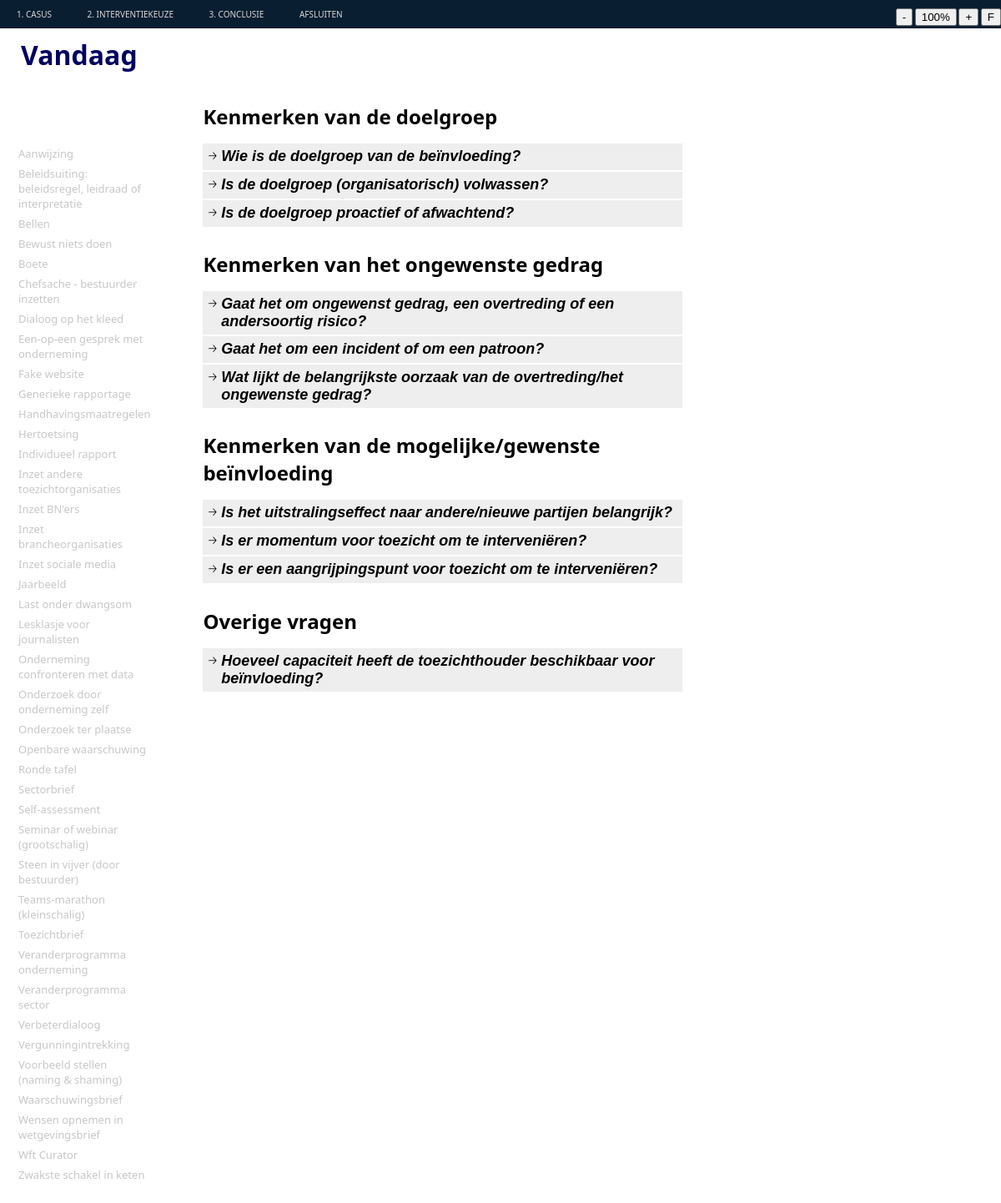
The app's page /worksession/1/simultaneous (signed in), older data.
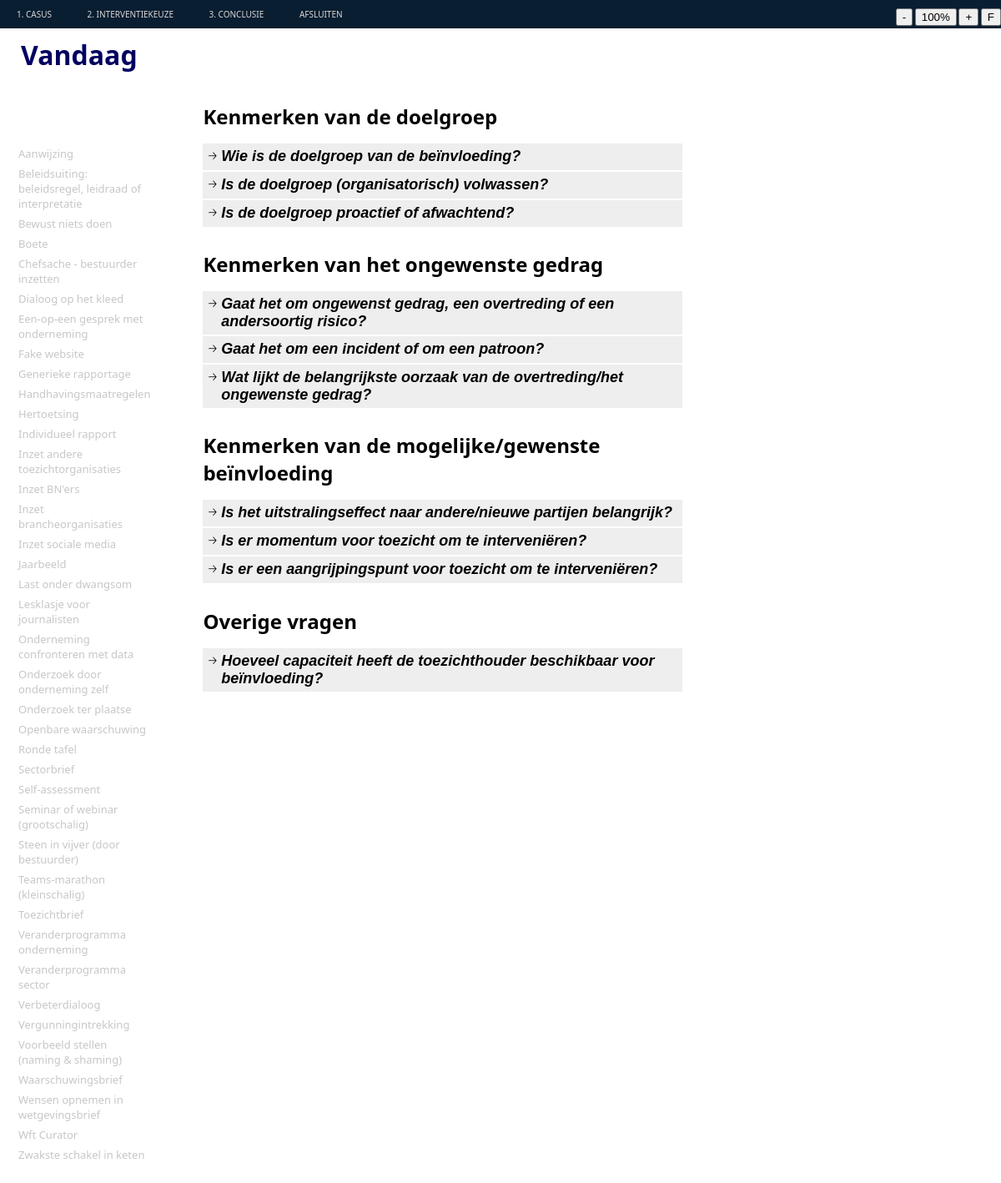
The same page, newer data.
### interventie2/models.py (models this page shows, shortened)
class QuestionSet(db.Model):
    __tablename__ = 'question_sets'
    id            = db.Column(db.Integer, primary_key=True)
    name          = db.Column(db.String(500), nullable=False)
    description   = db.Column(db.String(2000), nullable=False, default="")
    owner_id      = db.Column(db.Integer, db.ForeignKey('users.id'), nullable=False) #references users.id
    date_created  = db.Column(db.DateTime(timezone=True), server_default=func.now())
    date_modified = db.Column(db.DateTime(timezone=True), server_default=func.now())
    default_process_id = db.Column(db.Integer, db.ForeignKey('processes.id'), nullable=False, default=1)
    default_instruments_visible = db.Column(db.Boolean, nullable=False, default=True)
    default_tags_visible = db.Column(db.Boolean, nullable=False, default=False)
    default_allow_weights = db.Column(db.Boolean, nullable=False, default=False)
    color         = db.Column(db.String(7))
    text_color    = db.Column(db.String(7))
    forbidden_tags = relationship('Tag', secondary='question_set_forbidden_tags')
    mandatory_tags = relationship('Tag', secondary='question_set_mandatory_tags')
    owner = relationship('User')
    default_process = relationship('Process')
    questions = relationship('Question', cascade='all, delete-orphan')
    worksessions = relationship('Worksession', back_populates='question_set', cascade='all, delete-orphan')

class Worksession(db.Model):
    __tablename__ = 'worksessions'
    id            = db.Column(db.Integer, primary_key=True)
    name          = db.Column(db.String(100), nullable=False)
    date_modified = db.Column(db.DateTime(timezone=True), server_default=func.now())
    parent_id     = db.Column(db.Integer, db.ForeignKey('worksessions.id'))
    child_description = db.Column(db.String(2000), nullable=False, default="")
    participants  = db.Column(db.String(500), nullable=False, default="")
    date          = db.Column(db.DateTime(timezone=True))
    project_number= db.Column(db.String(100))
    description   = db.Column(db.String(2000), nullable=False, default="")
    effect        = db.Column(db.String(2000), nullable=False, default="")
    link_to_page  = db.Column(db.String(1000), nullable=False, default="")
    show_instruments = db.Column(db.Boolean, default=True)
    mark_top_instruments = db.Column(db.Integer, nullable=False, default=1)
    show_rest_instruments = db.Column(db.Boolean, default=False)
    show_tags     = db.Column(db.Boolean, default=True)
    presenter_mode_zoom = db.Column(db.Numeric(3,2), nullable=False, default=1.25)
    presenter_mode_color_title = db.Column(db.String(7))
    presenter_mode_text_color_title = db.Column(db.String(7))
    presenter_mode_color_nav = db.Column(db.String(7))
    presenter_mode_text_color = db.Column(db.String(7))
    presenter_mode_text_color_nav = db.Column(db.String(7))
    presenter_mode_color_coll = db.Column(db.String(7))
    presenter_mode_text_color_coll = db.Column(db.String(7))
    presenter_mode_color_highlight = db.Column(db.String(7))
    presenter_mode_text_color_highlight = db.Column(db.String(7))
    presenter_mode_text_color_heading = db.Column(db.String(7))
    presenter_mode_background_color1 = db.Column(db.String(7))
    presenter_mode_background_color2 = db.Column(db.String(7))
    archived      = db.Column(db.Boolean, default=False)
    question_set_id = db.Column(db.Integer, db.ForeignKey('question_sets.id'))
    process_id    = db.Column(db.Integer, db.ForeignKey('processes.id'), nullable=False, default=1)
    enable_voting = db.Column(db.Boolean, default=False)
    voting_key    = db.Column(db.String(6), nullable=False, default=generate_secret_key(6))
    creator_id    = db.Column(db.Integer, db.ForeignKey('users.id'))
    secret_key    = db.Column(db.String(20), nullable=False, default=generate_secret_key())
    parent = relationship('Worksession', remote_side=[id], backref='children')
    creator = relationship('User', back_populates='worksession')
    allowed_users = relationship('User', secondary='worksession_access', back_populates='allowed_worksessions')
    answers = relationship('Answer', back_populates='worksession', cascade='all, delete-orphan')
    votes = relationship('Votes', back_populates='worksession', cascade='all, delete-orphan')
    question_set = relationship('QuestionSet')
    process = relationship('Process')
    plan = relationship('Plan', back_populates='worksession', cascade='all, delete-orphan')
    def is_option_selected(self, option):
        for answer in self.answers:
            for selection in answer.selection:
                if option == selection.option:
                    return True
        return False
    def active_tags(self):
        active_tags = []
        for answer in self.answers:
            for selection in answer.selection:
                for tag in selection.option.tags:
                    active_tags.append(tag)
        return active_tags
    def is_question_hidden(self, question):
        if not question in self.question_set.questions:
            return True # Hidden: question is not a part of the question set of this worksession.
        if len(question.required_active_tags) == 0:
            return False # Not hidden: the question has no required active tags so is always shown.
        for tag in question.required_active_tags:
            if tag in self.active_tags():
                return False # Not hidden: required tag was found to be active
            else:
                pass
        return True

class Instrument(db.Model):
    __tablename__ = 'instruments'
    id            = db.Column(db.Integer, primary_key=True)
    name          = db.Column(db.String(100), nullable=False, unique=True)
    date_created  = db.Column(db.DateTime(timezone=True), server_default=func.now())
    date_modified = db.Column(db.DateTime(timezone=True), server_default=func.now())
    introduction  = db.Column(db.String(2000), nullable=False, default="")
    description   = db.Column(db.String(2000), nullable=False, default="")
    referenced_elsewhere = db.Column(db.Boolean)
    reference_link = db.Column(db.String(1000))
    considerations = db.Column(db.String(2000), nullable=False, default="")
    examples      = db.Column(db.String(2000), nullable=False, default="")
    links         = db.Column(db.String(2000), nullable=False, default="")
    owner_id      = db.Column(db.Integer, db.ForeignKey('users.id'), nullable=False) #references users.id
    color         = db.Column(db.String(7))
    text_color    = db.Column(db.String(7))
    owner = relationship('User', back_populates='owned_instruments')
    tags = relationship('InstrumentTagAssignment', back_populates='instrument', cascade='all, delete-orphan')
    remarks = relationship('Remark', back_populates='instrument', cascade='all, delete-orphan')

class Question(db.Model):
    __tablename__ = 'questions'
    id            = db.Column(db.Integer, primary_key=True)
    name          = db.Column(db.String(500), nullable=False)
    description   = db.Column(db.String(2000), nullable=False, default="")
    question_set_id = db.Column(db.Integer, db.ForeignKey('question_sets.id'))  #references question_sets.id
    allow_motivation = db.Column(db.Boolean, nullable=False, default=True)
    allow_choice  = db.Column(db.Boolean, nullable=False, default=True)
    allow_multiselect = db.Column(db.Boolean, nullable=False, default=False)
    allow_weight  = db.Column(db.Boolean, nullable=False, default=False)
    order         = db.Column(db.Integer, nullable=False, default=100)
    required_active_tags = relationship('Tag', secondary='question_required_tags')
    options = relationship('Option', cascade='all, delete-orphan')
    question_set = relationship('QuestionSet', back_populates='questions')
    @hybrid_property
    def is_category(self):
        return (not(self.allow_motivation or self.allow_choice))

### interventie2/main/routes.py (the view)
@main.route('/worksession/<int:worksession_id>/simultaneous', methods=['GET', 'POST'])
@login_required
def process_simultaneous(worksession_id):
	worksession = Worksession.query.get(worksession_id)
	if not current_user.role.see_all_worksessions and current_user not in Worksession.query.get(worksession_id).allowed_users:
		return render_template('error/index.html', title='Onvoldoende rechten', message='Onvoldoende rechten om deze sessie te zien.')
	advisor = Advisor(worksession=worksession, instruments=Instrument.query.all())
	if request.method == "POST":
		for answer in Answer.query.filter_by(worksession=worksession):
			for selection in answer.selection:
				db.session.delete(selection)
			db.session.delete(answer)
		motivations = {}
		selected_options = []
		weights = {}
		for item, value in request.form.items():
			if 'motivation' in item:
				_, question_id = item.split(':', 1)
				motivations[int(question_id)] = value
			if 'option' in item:
				selected_options.append(int(value))
			if 'weight' in item:
				_, question_id = item.split(':', 1)
				weights[int(question_id)] = value
		for question in worksession.question_set.questions:
			if not question.is_category:
				new_answer = Answer(worksession=worksession, question=question, motivation=motivations.get(question.id), weight=weights.get(question.id))
				for option in question.options:
					if option.id in selected_options:
						new_answer.selection.append(Selection(option=option))
				db.session.add(new_answer)
		db.session.commit()
		return redirect(url_for('main.process_simultaneous', worksession_id=worksession.id))
	elif request.method == "GET":
		pass
	return render_template('main/simultaneous.html', worksession=worksession, advisor=advisor)

### interventie2/classes.py (called while the page is built)
    def add_worksession(self, worksession):
        self.add_forbidden_tag(worksession.question_set.forbidden_tags)
        self.add_mandatory_tag(worksession.question_set.mandatory_tags)
        self.add_questionnaire(worksession)

    def add_instrument(self, instrument):
        if len(instrument) == 1: instrument = [instrument]
        self.all_instruments.extend(instrument)

    def add_questionnaire(self, worksession):
        for question in worksession.question_set.questions:
            answer = Answer.query.filter_by(worksession=worksession, question=question).first()
            question_with_answers = QuestionWithAnswers(question, answer)
            self.questionnaire.append(question_with_answers)

    def add_forbidden_tag(self, forbidden_tag):
        self.forbidden_tags.extend(forbidden_tag)

    def add_mandatory_tag(self, mandatory_tag):
        self.mandatory_tags.extend(mandatory_tag)

    def update_active_tags(self):
        self.active_tags = []
        for question in self.worksession.question_set.questions:
            for option in question.options:
                if self.worksession.is_option_selected(option):
                    for option_tag in option.tags:
                        self.add_to_active_tags(option_tag, self.worksession.get_weight(question))

    def is_instrument_in_scope(self, instrument):
        for forbidden_tag in self.forbidden_tags: # None of the tags may be in the forbidden list.
             if len([tag.tag for tag in instrument.tags if tag.tag == forbidden_tag]) > 0:
                return False
        for mandatory_tag in self.mandatory_tags: # At least one of the mandatory tags should be present.
            if len([tag.tag for tag in instrument.tags if tag.tag == mandatory_tag]) == 0:
                return False
        return True

    def update(self):
        self.update_active_tags()
        self.scored_instruments = []
        for instrument in self.all_instruments:
            if self.is_instrument_in_scope(instrument):
                self.scored_instruments.append([instrument, self.calculate_score(instrument)])

    def get_sorted_instruments(self):
        self.update()
        return sorted(self.scored_instruments, key=itemgetter(1), reverse=True)

    def get_highest_score(self):
        self.update() #TODO er wordt te vaak geupdate, en dat is niet nodig.
        top_score = 0
        for instrument, score in self.scored_instruments:
            top_score = max(top_score, score)
        return top_score

### interventie2/main/templates/main/simultaneous.html (shortened to what this page needs)
<!DOCTYPE html>
<html lang="en">
    <head>
        <link rel="stylesheet" href="{{ url_for('static', filename='css/presenter_styles.css')}}">
    </head>
    <body>
        <div class="divsteps">
            <a href="{{ url_for('main.case', worksession_id=worksession.id) }}" class="step">1. Casus</a>
            <a href="{{ url_for('main.process_single', worksession_id=worksession.id) }}" class="step">2. {{ worksession.question_set.name }}</a>
            <a href="{{ url_for('main.conclusion', worksession_id=worksession.id) }}" class="step">3. Conclusie</a>
            <a href="{{ url_for('main.show_worksession', worksession_id=worksession.id) }}" class="step">Afsluiten</a>
            {% include 'presenter_mode_screen_controls.html' %}
        </div>
        <div class="page_title">
            <div class="worksession_title">{{ worksession.name }}</div>
        </div>
        <div class="divmain" id="main" style="transform: scale( {{ worksession.presenter_mode_zoom }} ); transform-origin: 0 0;">
            <div class="divinstrumenten">
                {% if worksession.show_instruments %}{% include 'main/scored_instruments.html' %}{% endif %}
                <br>
            </div>
            <div class="divquestionnaire" style="width: 1px;">
            </div>
            <div class="divworkarea">
                <form method="POST">
                    {% for question in worksession.question_set.questions | sort(attribute='order') %}
                        {% if not worksession.is_question_hidden(question) %}
                            {% if question.is_category %}
                                <h1 class="question_category">{{ question.name }}</h1>
                            {% elif not question.is_category %}
                                <button type="button" class="collapsible">
                                        <div class="question">{{ question.name }}
                                        </div>
                                </button>
                                <div class="collapsible_content">
                                    {% for option in question.options | sort(attribute='order')%}
                                        <div class="option">
                                        </div>
                                    {% endfor %}
                                    {% if question.allow_motivation %}
                                        <br>
                                    {% endif %}
                                </div>
                            {% endif %}
                        {% endif %}
                    {% endfor %}
                </form>
            </div>
        </div>
    </body>
</html>

### interventie2/templates/presenter_mode_screen_controls.html
<div style="float: right">
    <button onclick="return zoom_out()">-</button>
    <button onclick="return zoom_reset()">100%</button>
    <button onclick="return zoom_in()">+</button>
    <button onclick="return full_screen()">F</button>
</div>

### interventie2/main/templates/main/scored_instruments.html (shortened to what this page needs)
<h1 class="question_category">&nbsp;</h1>
{% for (instrument, score) in advisor.get_sorted_instruments() %}
    {% if score >= (advisor.get_highest_score() - worksession.mark_top_instruments) %}
        {% if score == 0 %}
            <div class="instrument tooltip">
                <a class="prio_low" href="{{ url_for('main.show_instrument', instrument_id=instrument.id, worksession_id=worksession.id) }}">{{ instrument.name }}</a>
            </div>
        {% else %}
            <div class="instrument tooltip">
                <a class="prio_high" href="{{ url_for('main.show_instrument', instrument_id=instrument.id, worksession_id=worksession.id) }}">{{ instrument.name }}</a>
                <div class="tooltiptext"><b>{{ instrument.name }}:</b><br>Score: {{ score | round }}</div>
            </div>
        {% endif %}
    {% endif %}
{% endfor %}

### interventie2/static/css/presenter_styles.css (style rules this page uses)
html,body { font-family: 'Segoe UI', Tahoma, Geneva, Verdana, sans-serif; padding: 0px; margin: 0px; height: 100%; }

Row changes from the older to the newer data that the page shows:
removed Instrument: name "Bellen"
